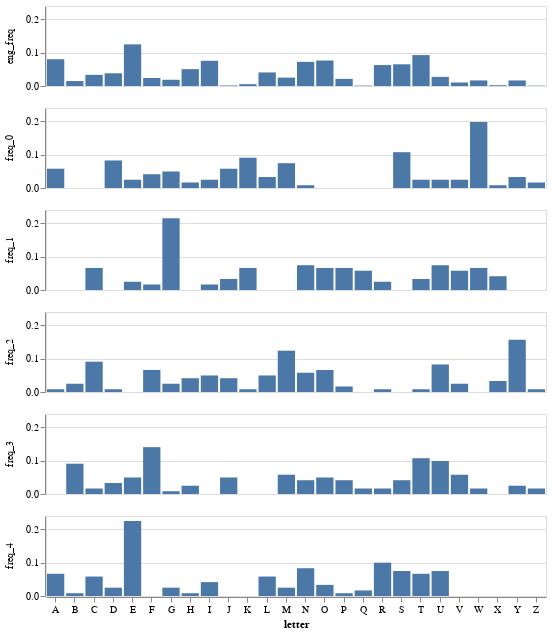

Notebook source saved alongside this figure:
### Code cell
alt.Chart(all_freqs).mark_bar().encode(
    x=alt.X("letter:O", axis=alt.Axis(labelAngle=0)),
    y=alt.Y("freq:Q", axis=alt.Axis(title=None)),
    row=alt.Row("text:N", header=alt.Header(title=None)),
    tooltip="letter:O"
).properties(
    height=80,
    width=500
)

### Figure 1 — Vega-Lite specification as saved in the notebook (floating-point values rounded to 4 significant figures; data arrays with more than 128 entries replaced by an {"elided": "..."} marker saying what was removed)
{"$schema": "https://vega.github.io/schema/vega-lite/v2.4.3.json", "config": {"view": {"height": 300, "width": 400}}, "data": {"values": {"elided": "156 records"}}, "encoding": {"row": {"field": "text", "header": {"title": null}, "type": "nominal"}, "tooltip": {"field": "letter", "type": "ordinal"}, "x": {"axis": {"labelAngle": 0}, "field": "letter", "type": "ordinal"}, "y": {"axis": {"title": null}, "field": "freq", "type": "quantitative"}}, "height": 80, "mark": "bar", "width": 500}
